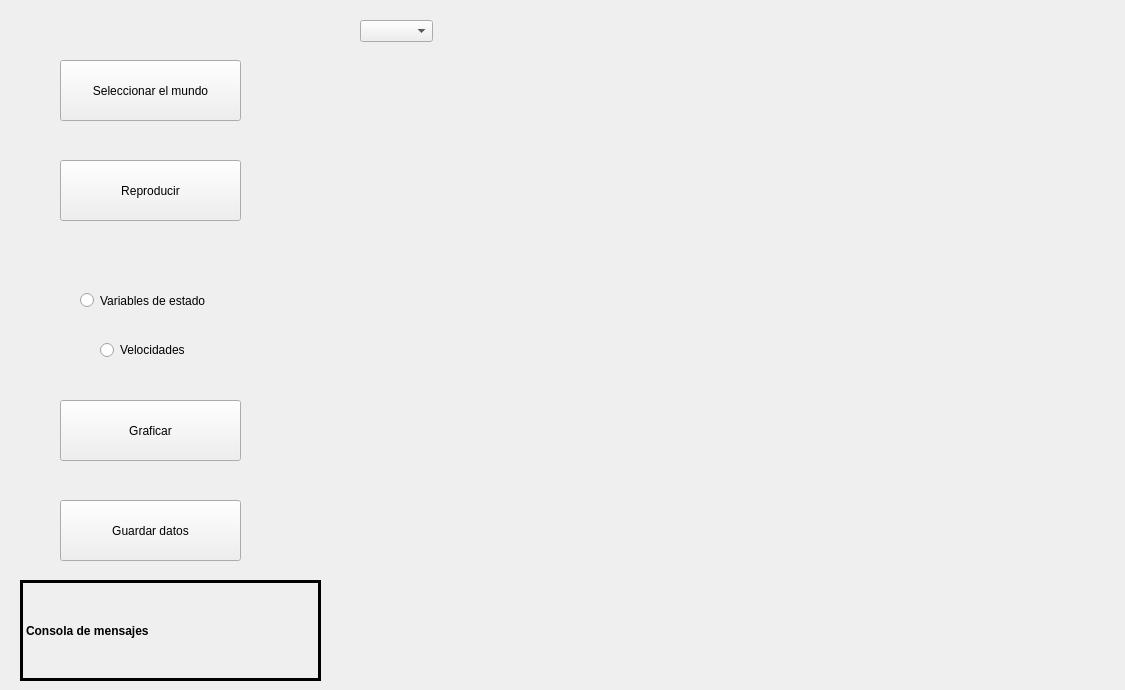
<?xml version="1.0" encoding="UTF-8"?>
<ui version="4.0">
 <class>simulator_tab</class>
 <widget class="QWidget" name="simulator_tab">
  <property name="geometry">
   <rect>
    <x>0</x>
    <y>0</y>
    <width>1125</width>
    <height>690</height>
   </rect>
  </property>
  <property name="sizePolicy">
   <sizepolicy hsizetype="Minimum" vsizetype="Minimum">
    <horstretch>0</horstretch>
    <verstretch>0</verstretch>
   </sizepolicy>
  </property>
  <property name="sizeIncrement">
   <size>
    <width>500</width>
    <height>500</height>
   </size>
  </property>
  <property name="baseSize">
   <size>
    <width>500</width>
    <height>500</height>
   </size>
  </property>
  <property name="mouseTracking">
   <bool>false</bool>
  </property>
  <property name="windowTitle">
   <string>simulator_tab</string>
  </property>
  <widget class="QRadioButton" name="state">
   <property name="geometry">
    <rect>
     <x>80</x>
     <y>280</y>
     <width>141</width>
     <height>41</height>
    </rect>
   </property>
   <property name="text">
    <string>Variables de estado</string>
   </property>
  </widget>
  <widget class="QPushButton" name="select_world">
   <property name="geometry">
    <rect>
     <x>60</x>
     <y>60</y>
     <width>181</width>
     <height>61</height>
    </rect>
   </property>
   <property name="text">
    <string>Seleccionar el mundo</string>
   </property>
   <property name="autoDefault">
    <bool>false</bool>
   </property>
   <property name="default">
    <bool>false</bool>
   </property>
   <property name="flat">
    <bool>false</bool>
   </property>
  </widget>
  <widget class="QPushButton" name="play_animation">
   <property name="geometry">
    <rect>
     <x>60</x>
     <y>160</y>
     <width>181</width>
     <height>61</height>
    </rect>
   </property>
   <property name="text">
    <string>Reproducir</string>
   </property>
  </widget>
  <widget class="QPushButton" name="save_data">
   <property name="geometry">
    <rect>
     <x>60</x>
     <y>500</y>
     <width>181</width>
     <height>61</height>
    </rect>
   </property>
   <property name="text">
    <string>Guardar datos</string>
   </property>
  </widget>
  <widget class="QRadioButton" name="velocities">
   <property name="geometry">
    <rect>
     <x>100</x>
     <y>340</y>
     <width>95</width>
     <height>20</height>
    </rect>
   </property>
   <property name="text">
    <string>Velocidades</string>
   </property>
  </widget>
  <widget class="MplWidget" name="MplWidget" native="true">
   <property name="geometry">
    <rect>
     <x>340</x>
     <y>0</y>
     <width>761</width>
     <height>701</height>
    </rect>
   </property>
   <property name="focusPolicy">
    <enum>Qt::NoFocus</enum>
   </property>
   <property name="acceptDrops">
    <bool>false</bool>
   </property>
   <widget class="QComboBox" name="robot_graph_selection">
    <property name="geometry">
     <rect>
      <x>20</x>
      <y>20</y>
      <width>73</width>
      <height>22</height>
     </rect>
    </property>
   </widget>
  </widget>
  <widget class="QLabel" name="message_sim">
   <property name="geometry">
    <rect>
     <x>20</x>
     <y>580</y>
     <width>301</width>
     <height>101</height>
    </rect>
   </property>
   <property name="font">
    <font>
     <weight>75</weight>
     <bold>true</bold>
     <strikeout>false</strikeout>
     <stylestrategy>PreferDefault</stylestrategy>
     <kerning>true</kerning>
    </font>
   </property>
   <property name="focusPolicy">
    <enum>Qt::NoFocus</enum>
   </property>
   <property name="frameShape">
    <enum>QFrame::Box</enum>
   </property>
   <property name="frameShadow">
    <enum>QFrame::Plain</enum>
   </property>
   <property name="lineWidth">
    <number>3</number>
   </property>
   <property name="text">
    <string>Consola de mensajes</string>
   </property>
   <property name="textFormat">
    <enum>Qt::AutoText</enum>
   </property>
   <property name="wordWrap">
    <bool>true</bool>
   </property>
  </widget>
  <widget class="QPushButton" name="plot">
   <property name="geometry">
    <rect>
     <x>60</x>
     <y>400</y>
     <width>181</width>
     <height>61</height>
    </rect>
   </property>
   <property name="text">
    <string>Graficar</string>
   </property>
  </widget>
 </widget>
 <customwidgets>
  <customwidget>
   <class>MplWidget</class>
   <extends>QWidget</extends>
   <header>mplwidget.h</header>
   <container>1</container>
  </customwidget>
 </customwidgets>
 <resources/>
 <connections/>
</ui>
